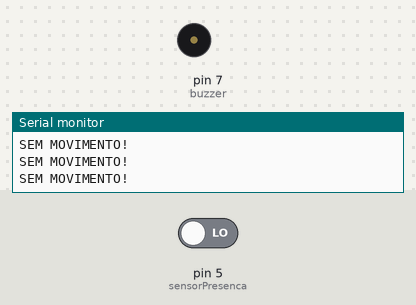
Recording of a sketch running on a simulated Arduino Uno, built with avr-gcc and run on an emulated ATmega328P. Parts: buzzer (waves = sounding, pin HIGH), the last lines printed to the serial monitor. Inputs (shaded band) come from the test bench; at power-on: pin 5 (sensorPresenca) LOW.

Above: at 1.2 s.
1.3 s: pin 5 (sensorPresenca) driven HIGH
At 2.4 s:
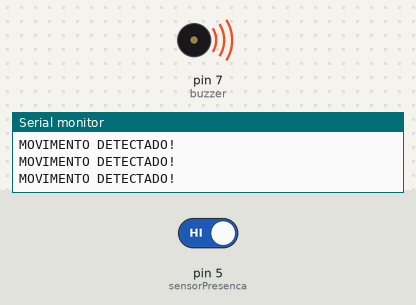
2.8 s: pin 5 (sensorPresenca) driven LOW
At 4.0 s:
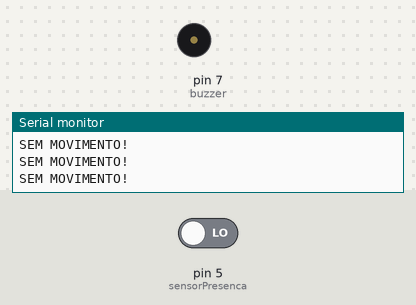
Timing chart, 0 to 5.8 s (numbered marks = the images above; inputs shaded):
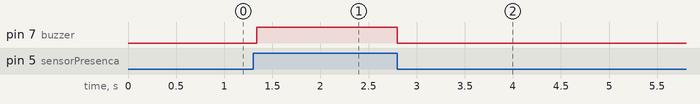

Measured:
- after the input at 1.3 s, pin 7 (buzzer): LOW → HIGH at once
- after the input at 2.8 s, pin 7 (buzzer): HIGH → LOW at once

The sketch:

codigo_fonte.ino.ino
```cpp
/**
* WITE 2024
* Robótica Educacional
* Desafio : Roedores Ladrões
* Autor : Jarles Santos
* Autor : Jackson Roberio (jacksonroberio.com.br)
*/

#define buzzer 7                                  //define a porta digital 7 do arduino para o buzzer (auto falante).
#define sensorPresenca 5                          //define a porta digital 5 do arduino para o sensor de presença.

void setup() {
  pinMode(buzzer, OUTPUT);                        //define a porta digital 5, do buzzer, como uma saída de dados (som do alarme).
  pinMode(sensorPresenca, INPUT);                 //define a porta digital 7, do sensor, como uma entrada de dados (leitura de movimento).
  Serial.begin(9600);                             //ativa o monitor serial, para exibir o texto "MOVIMENTO DETECTADO" ou "SEM MOVIMENTO".
}

void loop() {
  bool valorSensor = digitalRead(sensorPresenca); // cria uma variável blooleada (pode ser apenas verdadeira ou falsa) e armazena o status do sensor de presença, se detectou movimento ou não.

  if (valorSensor){                               // verifica se o sensor detectou movimento.
      Serial.println("MOVIMENTO DETECTADO!");     // confirmado o movimento detectado, exibe a mensagem "MOVIMENTO DETECTADO".
      digitalWrite(buzzer, HIGH);                 // liga a saída digital relativa ao buzzer, acionando o alarme.

  }
    else {                                        // caso não haja movimento detectado pelo sensor, entrará nesta condição.
        digitalWrite(buzzer, LOW);                // desliga a saída digital relativa ao buzzer, mantendo o alarme desligado.
        Serial.println("SEM MOVIMENTO!");         // confirmado que não há movimento detectado, exibe a mensagem "SEM MOVIMENTO".
  }
}
```
